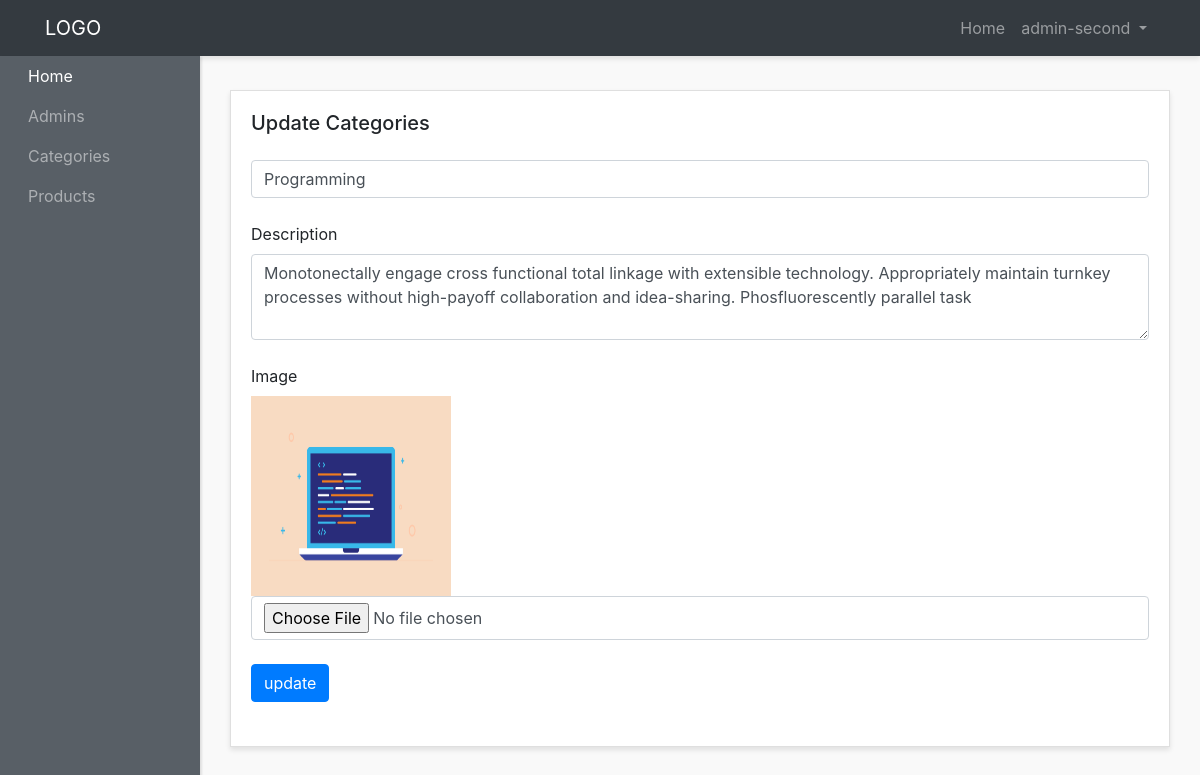
/admin-panel/categories-admins/update-category.php?id=1 (signed in), run on the app's committed database.
### tables this page shows
CREATE TABLE `categories` (
  `id` int(3) NOT NULL,
  `name` varchar(200) NOT NULL,
  `description` text NOT NULL,
  `image` varchar(200) NOT NULL,
  `created_at` timestamp NOT NULL DEFAULT current_timestamp()
);

### admin-panel/categories-admins/update-category.php (the view, shortened to what this page needs)
<?php require "../layouts/header.php"; ?>
<?php require "../../config/config.php"; ?>
<?php
if (isset($_GET['id'])) {
  $id = $_GET['id'];
  $select = $conn->query("SELECT * FROM categories WHERE id ='$id'");
  $select->execute();
  $categories = $select->fetch(PDO::FETCH_OBJ);
} else {
}
?>
<div class="container-fluid">
  <div class="row">
    <div class="col">
      <div class="card">
        <div class="card-body">
          <h5 class="card-title mb-5 d-inline">Update Categories</h5>
          <form method="POST"  action="update-category.php?id=<?php echo $id; ?>" enctype="multipart/form-data">
            <div class="form-outline mb-4 mt-4">
              <input type="text" name="name" value="<?php echo $categories->name; ?>" id="form2Example1" class="form-control" placeholder="name" />
            </div>
            <div class="form-group">
              <label for="exampleFormControlTextarea1">Description</label>
              <textarea name="description" placeholder="description" class="form-control" id="exampleFormControlTextarea1" rows="3"><?php echo $categories->description; ?></textarea>
            </div>
            <div class="form-outline mb-4 mt-4">
              <label>Image</label><br>
              <img src="../images/<?php echo $categories->image; ?>" alt="img" width="200" height="200">
              <br>
              <input type="file" name="image" id="form2Example1" class="form-control" placeholder="image" />
            </div>
            <button type="submit" name="submit" class="btn btn-primary  mb-4 text-center">update</button>
          </form>
        </div>
      </div>
    </div>
  </div>
</div>
<?php require "../layouts/footer.php"; ?>

### admin-panel/styles/style.css (style rules this page uses)
body { background:#f9f9f9; }
.card { margin-bottom: 15px; border-radius:0; box-shadow: 0 3px 5px rgba(0,0,0,.1); }

### data on the page
categories: name "Programming", description "Monotonectally engage cross functional total linkage with extensible technology. Appropriately maintain turnkey processes without high-payoff collaboration and idea-sharing. Phosfluorescently parallel task", image (picture)

### other printed values
$_SESSION['adminname'] "admin-second"
